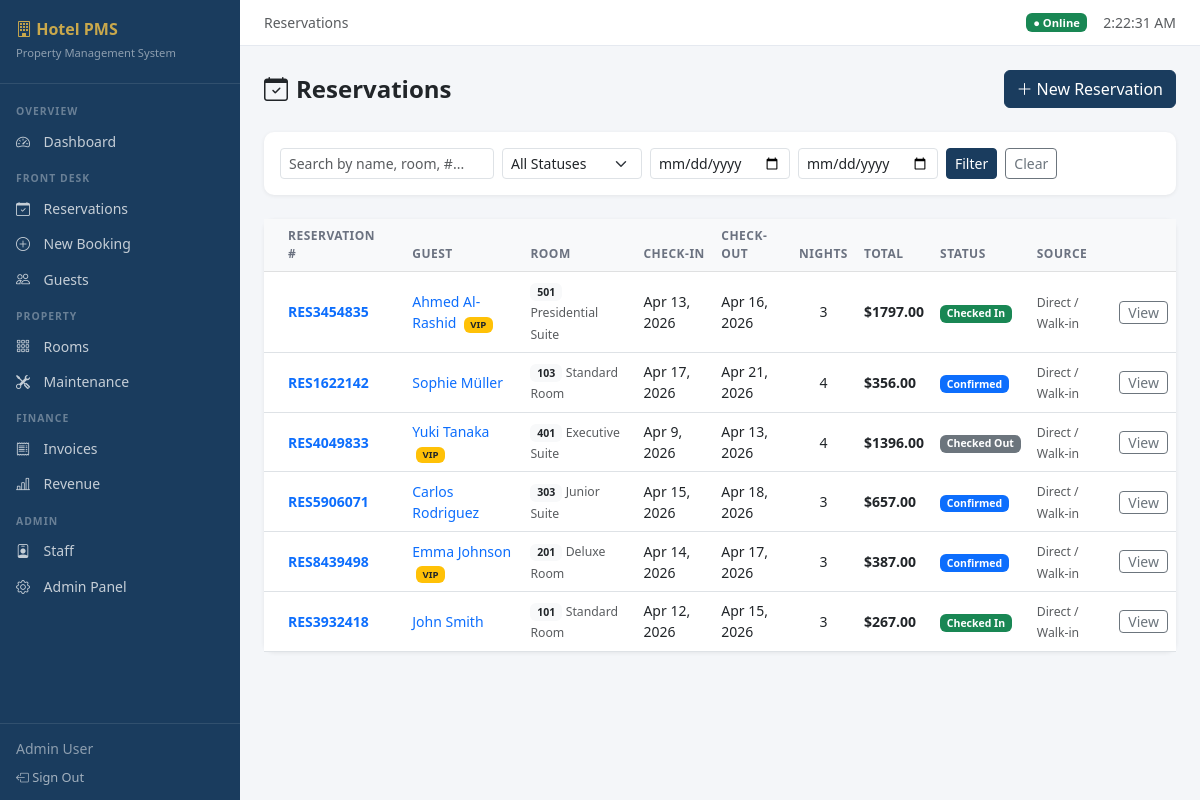
The app's page /reservations/ (signed in) with its own data.
### reservations/models.py (models this page shows, shortened)
class Reservation(models.Model):
    STATUS_CHOICES = [
        ('pending', 'Pending'),
        ('confirmed', 'Confirmed'),
        ('checked_in', 'Checked In'),
        ('checked_out', 'Checked Out'),
        ('cancelled', 'Cancelled'),
        ('no_show', 'No Show'),
    ]
    SOURCE_CHOICES = [
        ('direct', 'Direct / Walk-in'),
        ('phone', 'Phone'),
        ('email', 'Email'),
        ('website', 'Website'),
        ('ota', 'OTA (Booking.com, Expedia)'),
        ('travel_agent', 'Travel Agent'),
        ('corporate', 'Corporate'),
    ]
    reservation_number = models.CharField(max_length=20, unique=True, blank=True)
    guest = models.ForeignKey('guests.Guest', on_delete=models.PROTECT, related_name='reservations')
    room = models.ForeignKey('rooms.Room', on_delete=models.PROTECT, related_name='reservations')
    status = models.CharField(max_length=15, choices=STATUS_CHOICES, default='pending')
    check_in = models.DateField()
    check_out = models.DateField()
    actual_check_in = models.DateTimeField(null=True, blank=True)
    actual_check_out = models.DateTimeField(null=True, blank=True)
    adults = models.PositiveIntegerField(default=1)
    children = models.PositiveIntegerField(default=0)
    rate_per_night = models.DecimalField(max_digits=10, decimal_places=2)
    discount_percent = models.DecimalField(max_digits=5, decimal_places=2, default=0)
    source = models.CharField(max_length=20, choices=SOURCE_CHOICES, default='direct')
    special_requests = models.TextField(blank=True)
    internal_notes = models.TextField(blank=True)
    created_by = models.ForeignKey(
        'auth.User', on_delete=models.SET_NULL, null=True, related_name='created_reservations'
    )
    created_at = models.DateTimeField(auto_now_add=True)
    updated_at = models.DateTimeField(auto_now=True)
    class Meta:
        ordering = ['-created_at']
    @property
    def nights(self):
        if self.check_in and self.check_out:
            return (self.check_out - self.check_in).days
        return 0
    @property
    def subtotal(self):
        return self.rate_per_night * self.nights
    @property
    def discount_amount(self):
        return self.subtotal * (self.discount_percent / Decimal('100'))
    @property
    def total_room_charge(self):
        return self.subtotal - self.discount_amount

### guests/models.py (models this page shows, shortened)
class Guest(models.Model):
    ID_TYPE_CHOICES = [
        ('passport', 'Passport'),
        ('national_id', 'National ID'),
        ('driving_license', "Driver's License"),
        ('other', 'Other'),
    ]
    first_name = models.CharField(max_length=100)
    last_name = models.CharField(max_length=100)
    email = models.EmailField(unique=True)
    phone = models.CharField(max_length=20)
    date_of_birth = models.DateField(null=True, blank=True)
    nationality = models.CharField(max_length=100, blank=True)
    id_type = models.CharField(max_length=20, choices=ID_TYPE_CHOICES, default='passport')
    id_number = models.CharField(max_length=50, blank=True)
    address_line1 = models.CharField(max_length=200, blank=True)
    address_line2 = models.CharField(max_length=200, blank=True)
    city = models.CharField(max_length=100, blank=True)
    country = models.CharField(max_length=100, blank=True)
    postal_code = models.CharField(max_length=20, blank=True)
    preferences = models.TextField(blank=True, help_text="Special requests or preferences")
    vip_status = models.BooleanField(default=False)
    blacklisted = models.BooleanField(default=False)
    blacklist_reason = models.TextField(blank=True)
    created_at = models.DateTimeField(auto_now_add=True)
    updated_at = models.DateTimeField(auto_now=True)
    class Meta:
        ordering = ['last_name', 'first_name']
    @property
    def full_name(self):
        return f"{self.first_name} {self.last_name}"

### rooms/models.py (models this page shows, shortened)
class Room(models.Model):
    STATUS_CHOICES = [
        ('available', 'Available'),
        ('occupied', 'Occupied'),
        ('maintenance', 'Under Maintenance'),
        ('cleaning', 'Being Cleaned'),
        ('reserved', 'Reserved'),
    ]
    FLOOR_CHOICES = [(i, f'Floor {i}') for i in range(1, 21)]
    number = models.CharField(max_length=10, unique=True)
    room_type = models.ForeignKey(RoomType, on_delete=models.PROTECT, related_name='rooms')
    floor = models.PositiveIntegerField(choices=FLOOR_CHOICES, default=1)
    status = models.CharField(max_length=20, choices=STATUS_CHOICES, default='available')
    notes = models.TextField(blank=True)
    is_smoking = models.BooleanField(default=False)
    has_view = models.BooleanField(default=False)
    price_override = models.DecimalField(
        max_digits=10, decimal_places=2, null=True, blank=True,
        help_text="Override base price for this specific room"
    )
    last_cleaned = models.DateTimeField(null=True, blank=True)
    created_at = models.DateTimeField(auto_now_add=True)
    updated_at = models.DateTimeField(auto_now=True)
    class Meta:
        ordering = ['number']

class RoomType(models.Model):
    name = models.CharField(max_length=100)
    description = models.TextField(blank=True)
    base_price = models.DecimalField(max_digits=10, decimal_places=2)
    capacity = models.PositiveIntegerField(default=2)
    amenities = models.TextField(blank=True, help_text="Comma-separated list of amenities")

### reservations/views.py (the view, shortened to what this page needs)
# urls.py: path('reservations/', views.reservation_list, name='reservation_list'),
@login_required
def reservation_list(request):
    reservations = Reservation.objects.select_related('guest', 'room', 'room__room_type').all()
    status_filter = request.GET.get('status', '')
    search = request.GET.get('search', '')
    date_from = request.GET.get('date_from', '')
    date_to = request.GET.get('date_to', '')
    if status_filter:
        reservations = reservations.filter(status=status_filter)
    if date_from:
        reservations = reservations.filter(check_in__gte=date_from)
    if date_to:
        reservations = reservations.filter(check_out__lte=date_to)
    return render(request, 'reservations/reservation_list.html', {
        'reservations': reservations.order_by('-created_at'),
        'status_choices': Reservation.STATUS_CHOICES,
        'current_status': status_filter,
        'search': search,
        'date_from': date_from,
        'date_to': date_to,
    })

### templates/reservations/reservation_list.html (shortened to what this page needs)
{% extends "base.html" %}
{% block breadcrumb %}Reservations{% endblock %}
{% block content %}
<div class="d-flex justify-content-between align-items-center mb-4">
    <h4 class="fw-bold mb-0"><i class="bi bi-calendar-check me-2"></i>Reservations</h4>
    <a href="{% url 'reservation_create' %}" class="btn btn-primary"><i class="bi bi-plus-lg me-1"></i>New Reservation</a>
</div>
<div class="card mb-4">
    <div class="card-body py-3">
        <form method="get" class="row g-2 align-items-end">
            <div class="col-md-3">
                <input type="text" name="search" class="form-control form-control-sm" placeholder="Search by name, room, #..." value="{{ search }}">
            </div>
            <div class="col-md-2">
                <select name="status" class="form-select form-select-sm">
                    <option value="">All Statuses</option>
                </select>
            </div>
            <div class="col-md-2">
                <input type="date" name="date_from" class="form-control form-control-sm" value="{{ date_from }}" placeholder="From">
            </div>
            <div class="col-md-2">
                <input type="date" name="date_to" class="form-control form-control-sm" value="{{ date_to }}" placeholder="To">
            </div>
            <div class="col-md-3">
                <button type="submit" class="btn btn-sm btn-primary me-1">Filter</button>
                <a href="{% url 'reservation_list' %}" class="btn btn-sm btn-outline-secondary">Clear</a>
            </div>
        </form>
    </div>
</div>
<div class="card">
    <div class="table-responsive">
        <table class="table table-hover mb-0">
            <thead class="table-light">
                <tr>
                    <th class="px-4">Reservation #</th>
                    <th>Guest</th>
                    <th>Room</th>
                    <th>Check-in</th>
                    <th>Check-out</th>
                    <th>Nights</th>
                    <th>Total</th>
                    <th>Status</th>
                    <th>Source</th>
                    <th></th>
                </tr>
            </thead>
            <tbody>
                {% for res in reservations %}
                <tr>
                    <td class="px-4"><a href="{% url 'reservation_detail' res.pk %}" class="fw-semibold text-decoration-none">{{ res.reservation_number }}</a></td>
                    <td>
                        <a href="{% url 'guest_detail' res.guest.pk %}" class="text-decoration-none">{{ res.guest.full_name }}</a>
                        {% if res.guest.vip_status %}<span class="badge bg-warning text-dark ms-1" style="font-size:0.6rem;">VIP</span>{% endif %}
                    </td>
                    <td><span class="badge bg-light text-dark">{{ res.room.number }}</span> <small class="text-muted">{{ res.room.room_type.name }}</small></td>
                    <td>{{ res.check_in|date:"M j, Y" }}</td>
                    <td>{{ res.check_out|date:"M j, Y" }}</td>
                    <td class="text-center">{{ res.nights }}</td>
                    <td class="fw-semibold">${{ res.total_room_charge|floatformat:2 }}</td>
                    <td>
                        {% if res.status == 'confirmed' %}<span class="badge bg-primary">Confirmed</span>
                        {% elif res.status == 'checked_in' %}<span class="badge bg-success">Checked In</span>
                        {% elif res.status == 'checked_out' %}<span class="badge bg-secondary">Checked Out</span>
                        {% elif res.status == 'pending' %}<span class="badge bg-warning text-dark">Pending</span>
                        {% elif res.status == 'cancelled' %}<span class="badge bg-danger">Cancelled</span>
                        {% elif res.status == 'no_show' %}<span class="badge bg-dark">No Show</span>
                        {% endif %}
                    </td>
                    <td><small class="text-muted">{{ res.get_source_display }}</small></td>
                    <td><a href="{% url 'reservation_detail' res.pk %}" class="btn btn-sm btn-outline-secondary py-0 px-2">View</a></td>
                </tr>
                {% empty %}
                <tr><td colspan="10" class="text-center text-muted py-5">No reservations found.</td></tr>
                {% endfor %}
            </tbody>
        </table>
    </div>
</div>
{% endblock %}

### templates/base.html (shortened to what this page needs)
<!DOCTYPE html>
<html lang="en">
<head>
    <link href="https://cdn.jsdelivr.net/npm/bootstrap@5.3.0/dist/css/bootstrap.min.css" rel="stylesheet">
    <link href="https://cdn.jsdelivr.net/npm/bootstrap-icons@1.11.0/font/bootstrap-icons.css" rel="stylesheet">
</head>
<body>
{% if user.is_authenticated %}
<div class="sidebar">
    <div class="sidebar-brand">
        <h5><i class="bi bi-building"></i> Hotel PMS</h5>
        <small>Property Management System</small>
    </div>
    <nav class="sidebar-nav">
        <div class="nav-section-label">Overview</div>
        <a href="{% url 'dashboard' %}" class="nav-link {% if request.resolver_match.url_name == 'dashboard' %}active{% endif %}"><i class="bi bi-speedometer2"></i> Dashboard</a>
        <div class="nav-section-label">Front Desk</div>
        <a href="{% url 'reservation_list' %}" class="nav-link"><i class="bi bi-calendar-check"></i> Reservations</a>
        <a href="{% url 'reservation_create' %}" class="nav-link"><i class="bi bi-plus-circle"></i> New Booking</a>
        <a href="{% url 'guest_list' %}" class="nav-link"><i class="bi bi-people"></i> Guests</a>
        <div class="nav-section-label">Property</div>
        <a href="{% url 'room_list' %}" class="nav-link"><i class="bi bi-grid-3x3-gap"></i> Rooms</a>
        <a href="{% url 'maintenance_list' %}" class="nav-link"><i class="bi bi-tools"></i> Maintenance</a>
        <div class="nav-section-label">Finance</div>
        <a href="{% url 'invoice_list' %}" class="nav-link"><i class="bi bi-receipt"></i> Invoices</a>
        <a href="{% url 'revenue_report' %}" class="nav-link"><i class="bi bi-bar-chart-line"></i> Revenue</a>
        <div class="nav-section-label">Admin</div>
        <a href="{% url 'staff_list' %}" class="nav-link"><i class="bi bi-person-badge"></i> Staff</a>
        <a href="/admin/" class="nav-link"><i class="bi bi-gear"></i> Admin Panel</a>
    </nav>
    <div class="sidebar-footer">
        <div class="mb-1"><small class="text-white-50">{{ user.get_full_name|default:user.username }}</small></div>
        <a href="{% url 'staff_logout' %}"><i class="bi bi-box-arrow-left"></i> Sign Out</a>
    </div>
</div>
{% endif %}
<div class="{% if user.is_authenticated %}main-content{% endif %}">
    {% if user.is_authenticated %}
    <div class="topbar">
        <small class="text-muted">{% block breadcrumb %}{% endblock %}</small>
        <div class="d-flex align-items-center gap-3">
            <span class="badge bg-success" style="font-size:0.7rem;">● Online</span>
            <small class="text-muted" id="clock"></small>
        </div>
    </div>
    {% endif %}
    <div class="{% if user.is_authenticated %}page-content{% endif %}">
        {% block content %}{% endblock %}
    </div>
</div>
</body>
</html>

### templates/base.html (style rules this page uses)
:root { --sidebar-width: 240px; --primary: #1a3c5e; --accent: #c9a84c; }
body { background: #f4f6f9; font-family: 'Segoe UI', sans-serif; }
.sidebar { width: var(--sidebar-width); min-height: 100vh; background: var(--primary); position: fixed; top: 0; left: 0; z-index: 100; display: flex; flex-direction: column; }
.sidebar-brand { padding: 1.25rem 1rem; border-bottom: 1px solid rgba(255,255,255,0.1); }
.sidebar-brand h5 { color: var(--accent); font-weight: 700; margin: 0; font-size: 1rem; }
.sidebar-brand small { color: rgba(255,255,255,0.5); font-size: 0.7rem; }
.sidebar-nav { flex: 1; padding: 0.5rem 0; }
.nav-section-label { color: rgba(255,255,255,0.35); font-size: 0.65rem; font-weight: 600; letter-spacing: 1px; text-transform: uppercase; padding: 0.75rem 1rem 0.25rem; }
.sidebar .nav-link { color: rgba(255,255,255,0.75); padding: 0.45rem 1rem; display: flex; align-items: center; gap: 0.6rem; font-size: 0.875rem; transition: all 0.15s; }
.sidebar .nav-link i { width: 18px; }
.main-content { margin-left: var(--sidebar-width); min-height: 100vh; }
.topbar { background: #fff; border-bottom: 1px solid #e5e9f0; padding: 0.75rem 1.5rem; display: flex; align-items: center; justify-content: space-between; }
.page-content { padding: 1.5rem; }
.card { border: none; box-shadow: 0 1px 4px rgba(0,0,0,0.07); border-radius: 10px; }
.btn-primary { background: var(--primary); border-color: var(--primary); }
.table th { font-size: 0.75rem; text-transform: uppercase; letter-spacing: 0.5px; color: #6b7280; font-weight: 600; }
.table td { vertical-align: middle; font-size: 0.875rem; }
.sidebar-footer { padding: 0.75rem 1rem; border-top: 1px solid rgba(255,255,255,0.1); }
.sidebar-footer a { color: rgba(255,255,255,0.6); font-size: 0.8rem; text-decoration: none; }

### records on screen
Reservation: reservation_number "RES3454835", guest.full_name "Ahmed Al-Rashid", shows "VIP", room.number "501", room.room_type.name "Presidential Suite", check_in "Apr 13, 2026", check_out "Apr 16, 2026", nights "3", total_room_charge "1797.00", status "Checked In", source "Direct / Walk-in"
Reservation: reservation_number "RES1622142", guest.full_name "Sophie Müller", room.number "103", room.room_type.name "Standard Room", check_in "Apr 17, 2026", check_out "Apr 21, 2026", nights "4", total_room_charge "356.00", status "Confirmed", source "Direct / Walk-in"
Reservation: reservation_number "RES4049833", guest.full_name "Yuki Tanaka", shows "VIP", room.number "401", room.room_type.name "Executive Suite", check_in "Apr 9, 2026", check_out "Apr 13, 2026", nights "4", total_room_charge "1396.00", status "Checked Out", source "Direct / Walk-in"
Reservation: reservation_number "RES5906071", guest.full_name "Carlos Rodriguez", room.number "303", room.room_type.name "Junior Suite", check_in "Apr 15, 2026", check_out "Apr 18, 2026", nights "3", total_room_charge "657.00", status "Confirmed", source "Direct / Walk-in"
Reservation: reservation_number "RES8439498", guest.full_name "Emma Johnson", shows "VIP", room.number "201", room.room_type.name "Deluxe Room", check_in "Apr 14, 2026", check_out "Apr 17, 2026", nights "3", total_room_charge "387.00", status "Confirmed", source "Direct / Walk-in"
Reservation: reservation_number "RES3932418", guest.full_name "John Smith", room.number "101", room.room_type.name "Standard Room", check_in "Apr 12, 2026", check_out "Apr 15, 2026", nights "3", total_room_charge "267.00", status "Checked In", source "Direct / Walk-in"

### other values on screen
{{ user.get_full_name|default:user.username }} "Admin User"
